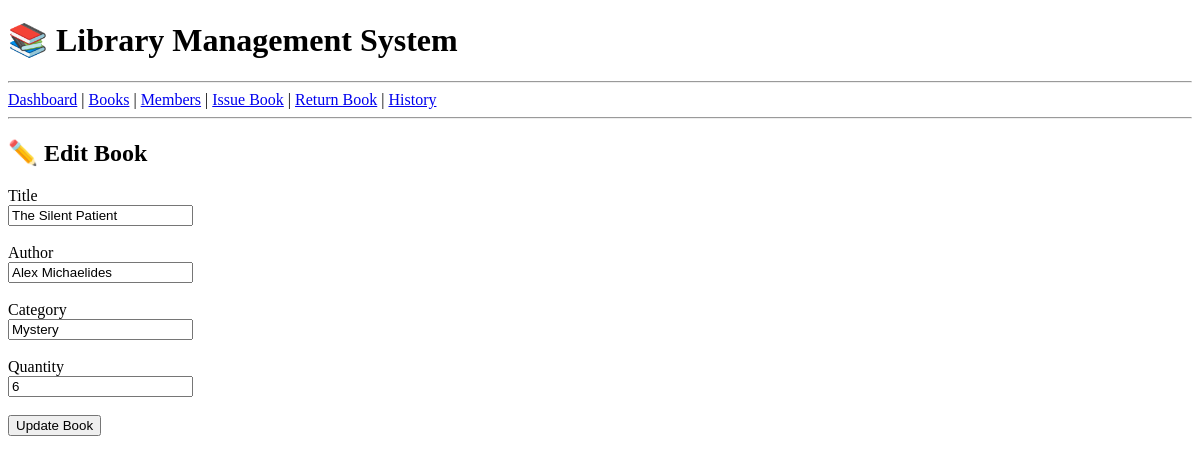
Screenshot of /edit-book/5 with the database file from the repository.
### tables this page shows
CREATE TABLE books (
        book_id INTEGER PRIMARY KEY AUTOINCREMENT,
        title TEXT NOT NULL,
        author TEXT NOT NULL,
        category TEXT,
        quantity INTEGER 
    );

### app.py (the view, shortened to what this page needs)
@app.route("/edit-book/<int:book_id>", methods=["GET", "POST"])
def edit_book(book_id):
    conn = sqlite3.connect("library.db")
    cursor = conn.cursor()
    cursor.execute(
        "SELECT * FROM books WHERE book_id=?",
        (book_id,)
    )
    book = cursor.fetchone()
    conn.close()
    return render_template(
        "edit_book.html",
        book=book
    )

### templates/edit_book.html (shortened to what this page needs)
{% extends "base.html" %}
{% block content %}
<h2>✏️ Edit Book</h2>
<form method="POST">
    <label>Title</label><br>
    <input
        type="text"
        name="title"
        value="{{ book[1] }}"
        required>
    <br><br>
    <label>Author</label><br>
    <input
        type="text"
        name="author"
        value="{{ book[2] }}"
        required>
    <br><br>
    <label>Category</label><br>
    <input
        type="text"
        name="category"
        value="{{ book[3] }}"
        required>
    <br><br>
    <label>Quantity</label><br>
    <input
        type="number"
        name="quantity"
        value="{{ book[4] }}"
        required>
    <br><br>
    <button type="submit">
        Update Book
    </button>
</form>
{% endblock %}

### rows the page displays
books: title "The Silent Patient", author "Alex Michaelides", category "Mystery", quantity "6"
